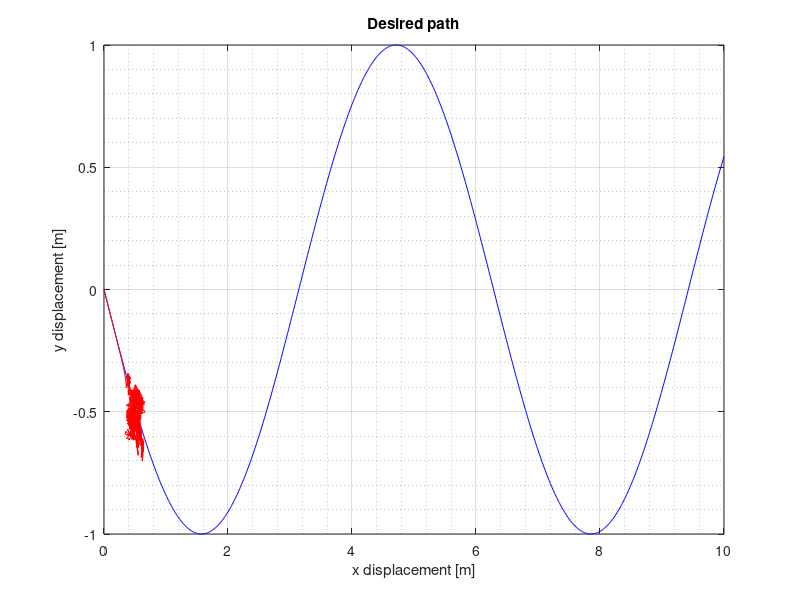
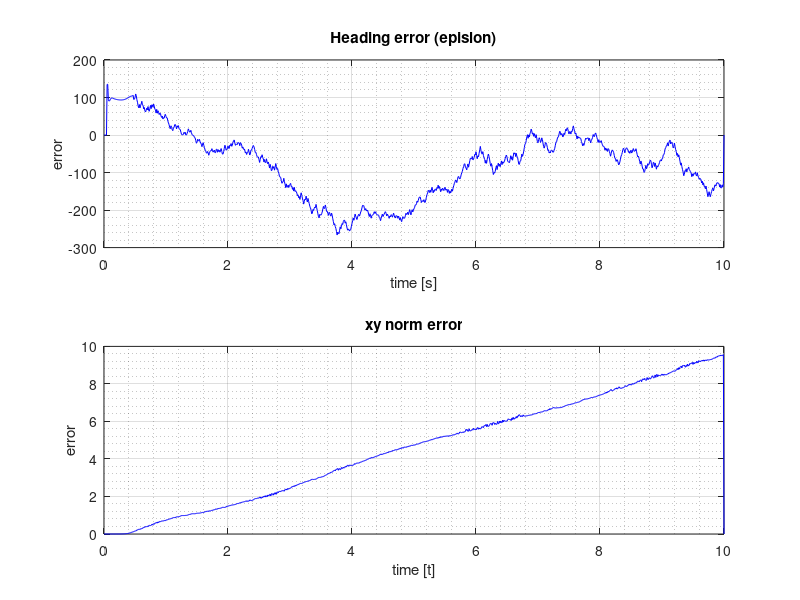

Recreate these plots in MATLAB, in order.
function pursuit_test

% clc
clear
% clf
t_top = 10;
% t_top = 1.5;
% t_top = 0.01*20;
% t_top = 0.06;

t = 0:0.01:t_top;
tlen = size(t, 2);

x_des = t';
y_des = -sin(t)';
xd_des = 1*ones(1, tlen);
yd_des = -cos(t);

pose_des = [x_des y_des];

phi_des = zeros(tlen, 1);

cur_pose = [0; 0];

% heading of robot
varphi = zeros(tlen, 1);
varphi(1) = -pi/4;

x = zeros(tlen, 1);
y = zeros(tlen, 1);

R = 0.08;
k0 = 1;
k1 = 1;
k2 = 2;
k3 = 1;

kp = 5;
ki = 0.1;
kd = 300;

epis = zeros(tlen, 1);
errors = zeros(tlen, 1);
sigmas = zeros(tlen, 1);
% epi_ds = zeros(tlen, 1);

phi_prev = 0;
epi_prev = 0;
epi_sum = 0;
t_prev = -0.01;

for i=1:tlen
    dt = t(i)-t_prev;
    
    error = cur_pose - pose_des(i, :)';

    x_len = x_des(i)-cur_pose(1);
    y_len = y_des(i)-cur_pose(2);

    if abs(x_len) < 0.00001
        x_len = 0;
    end
    if abs(y_len) < 0.00001
        y_len = 0;
    end
    
    sigma = atan2(y_len, x_len);    
    
    if sigma == 0
        sigma = varphi(i);
    end
    
    epi = sigma - varphi(i);    
    epi_sum = epi_sum + epi;
    
    k_epi = kp + ki*epi_sum + kd*(epi-epi_prev);
    error_k = norm(error)/(k3+norm(error));
    
    % desired drive velocity
    theta_d_des = 1/R*norm([xd_des(i), yd_des(i)])*k0+k1*error_k*cos(epi);
    
    % ----------- desired steer position
    % Calculate change in heading

    % Calculate desired steer angle.
    phi_des(i) = -k2*error_k*sin(epi)*k_epi;
    phi_d_des = phi_des(i)-phi_prev;
   

    % update kinematic pose.

    % Heading
    varphi_d = theta_d_des*sin(phi_des(i));
    
    % find change
    xdot = R*(theta_d_des*cos(phi_des(i)).*cos(varphi(i))+phi_d_des*sin(varphi(i)));
    ydot = R*(theta_d_des*cos(phi_des(i)).*sin(varphi(i))-phi_d_des*cos(varphi(i)));
    
    if i+1 == tlen+1
        break;
    end
    
    % update current pose
    x(i+1) = x(i) + xdot*dt;
    y(i+1) = y(i) + ydot*dt;
    varphi(i+1) = varphi(i) + varphi_d*dt;
    
    cur_pose = [x(i+1); y(i+1)];
    
    % update derivative parameters
    t_prev = t(i);
    epi_prev = epi;
    phi_prev = phi_des(i);
    
    errors(i) = norm(error);
    epis(i) = epi*180/pi;
end

figure(1);
plot(x_des, y_des, 'b-');

hold on
plot(x, y, 'r-');
hold off

title("Desired path");
xlabel("x displacement [m]")
ylabel("y displacement [m]")
grid on;
grid minor;

figure(2);
subplot(2, 1, 1);

plot(t, epis, 'b-');
grid on;
grid minor;
title("Heading error (epislon)")
xlabel("time [s]")
ylabel("error")

subplot(2, 1, 2);
plot(t, errors, 'b-');
grid on;
grid minor;
title("xy norm error");
xlabel("time [t]")
ylabel("error")

end